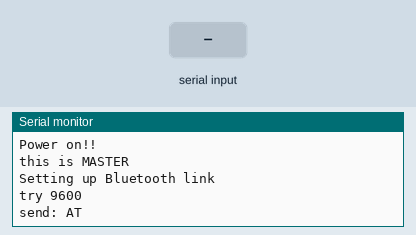
Simulated run of this sketch. Board: Arduino Uno, built with avr-gcc and run on an emulated ATmega328P. Shown: the last lines printed to the serial monitor. The test bench sets the inputs (shaded band).

Above: at 5.6 s.
5.7 s: "1" received over the second serial link
At 6.48 s:
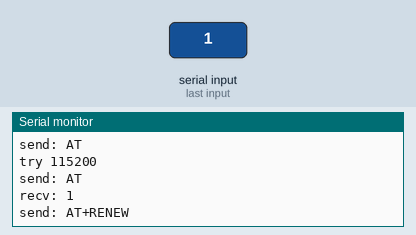
7.7 s: "0" received over the second serial link
At 8.9 s:
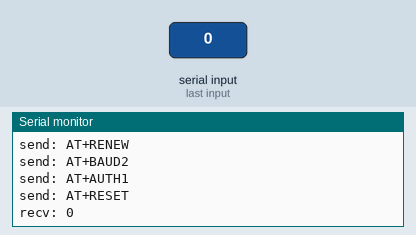
9.2 s: "2" received over the second serial link
12.2 s: "1" received over the second serial link
At 12.21 s:
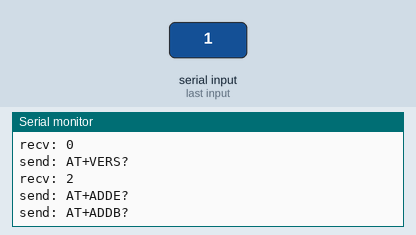
Timing chart, 0 to 15.2 s (numbered marks = the images above; inputs shaded):
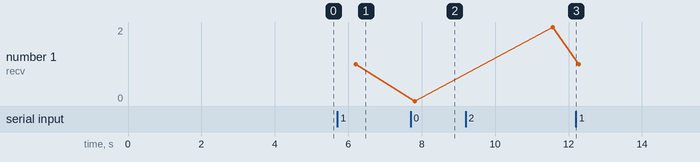

The sketch:

Blink.ino
```cpp
// (licence header left out)
/* Upload this sketch into Arduino Uno and press reset*/

#include <SoftwareSerial.h>   //Software Serial Port
#define RxD 2
#define TxD 3

#define MASTER 1    //change this macro to define the Bluetooth as Master or not

SoftwareSerial blueToothSerial(RxD,TxD);//the software serial port

char recv_str[100];
int count = 0;

void setup()
{
    Serial.begin(115200);   //Serial port for debugging
    pinMode(RxD, INPUT);    //UART pin for Bluetooth
    pinMode(TxD, OUTPUT);   //UART pin for Bluetooth
    Serial.println("\r\nPower on!!");
    if(setupBlueToothConnection() != 0) while(1);   //initialize Bluetooth
    //this block is waiting for connection was established.
    Serial.println("connection in progress...\r\n");
    while(1)
    {
        if(recvMsg(1000) == 0)
        {
            if(strcmp((char *)recv_str, (char *)"OK+CONB") == 0)
            {
                Serial.println("connected\r\n");
                break;
            }
        }
        delay(200);
    }
}

void loop()
{
  delay(400);
  Serial.println(count);
  blueToothSerial.print(count);
  delay(100);
  count ++;
  if(recvMsg(1000) == 0)
  {
      Serial.print("recv: ");
      Serial.print((char *)recv_str);
      Serial.println("");
  }
}

//used for compare two string, return 0 if one equals to each other
int strcmp(char *a, char *b)
{
    unsigned int ptr = 0;
    while(a[ptr] != '\0')
    {
        if(a[ptr] != b[ptr]) return -1;
        ptr++;
    }
    return 0;
}

//configure the Bluetooth through AT commands
int setupBlueToothConnection()
{
    #if MASTER
    Serial.println("this is MASTER\r\n");
    #else
    Serial.println("this is SLAVE\r\n");
    #endif

    Serial.print("Setting up Bluetooth link\r\n");
    delay(3500);//wait for module restart

    //send command to module in different baud rate
    while(1)
    {
        delay(500);
        blueToothSerial.begin(9600);
        delay(500);
        Serial.print("try 9600\r\n");
        if(sendBlueToothCommand("AT") == 0)
            break;
        delay(500);
        blueToothSerial.begin(115200);
        delay(500);
        Serial.print("try 115200\r\n");
        if(sendBlueToothCommand("AT") == 0)
            break;
    }

    //we have to set the baud rate to 9600, since the soft serial is not stable at 115200
    sendBlueToothCommand("AT+RENEW");//restore factory configurations
    sendBlueToothCommand("AT+BAUD2");//reset the module's baud rate
    sendBlueToothCommand("AT+AUTH1");//enable authentication
    sendBlueToothCommand("AT+RESET");//restart module to take effect
    blueToothSerial.begin(9600);//reset the Arduino's baud rate
    delay(3500);//wait for module restart
    //configure parameters of the module
    sendBlueToothCommand("AT+VERS?");//get firmware version
    sendBlueToothCommand("AT+ADDE?");//get EDR MAC
    sendBlueToothCommand("AT+ADDB?");//get BLE MAC
    sendBlueToothCommand("AT+NAMEHM-13-EDR");//set EDR name
    sendBlueToothCommand("AT+NAMBHM-13-BLE");//set BLE name
    sendBlueToothCommand("AT+PINE123451");//set EDR password
    sendBlueToothCommand("AT+PINB123451");//set BLE password
    sendBlueToothCommand("AT+SCAN0");//set module visible
    sendBlueToothCommand("AT+NOTI1");//enable connect notifications
    //sendBlueToothCommand("AT+NOTP1");//enable address notifications
    sendBlueToothCommand("AT+PIO01");//enable key function
    #if MASTER
    sendBlueToothCommand("AT+ROLB1");//set to master mode
    #else
    sendBlueToothCommand("AT+ROLB0");//set to slave mode
    #endif
    sendBlueToothCommand("AT+RESET");//restart module to take effect
    delay(3500);//wait for module restart
    if(sendBlueToothCommand("AT") != 0) return -1;//detect if the module exists
    Serial.print("Setup complete\r\n\r\n");
    return 0;
}

//send command to Bluetooth and return if there is a response
int sendBlueToothCommand(char command[])
{
    Serial.print("send: ");
    Serial.print(command);
    Serial.println("");

    blueToothSerial.print(command);
    delay(200);

    if(recvMsg(200) != 0) return -1;

    Serial.print("recv: ");
    Serial.print(recv_str);
    Serial.println("");
    return 0;
}

//receive message from Bluetooth with time out
int recvMsg(unsigned int timeout)
{
    //wait for feedback
    unsigned int time = 0;
    unsigned char num;
    unsigned char i;

    //waiting for the first character with time out
    i = 0;
    while(1)
    {
        delay(50);
        if(blueToothSerial.available())
        {
            recv_str[i] = char(blueToothSerial.read());
            i++;
            break;
        }
        time++;
        if(time > (timeout / 50)) return -1;
    }

    //read other characters from uart buffer to string
    while(blueToothSerial.available() && (i < 100))
    {
        recv_str[i] = char(blueToothSerial.read());
        i++;
    }
    recv_str[i] = '\0';

    return 0;
}
```

Measured:
- after the input at 5.7 s, the serial monitor: prints a new line after 0.50 s (image 1)
- after the input at 7.7 s, the serial monitor: prints a new line after 0.11 s (image 2)
- plotted number 1: 1 → 0 after the input at 7.7 s
